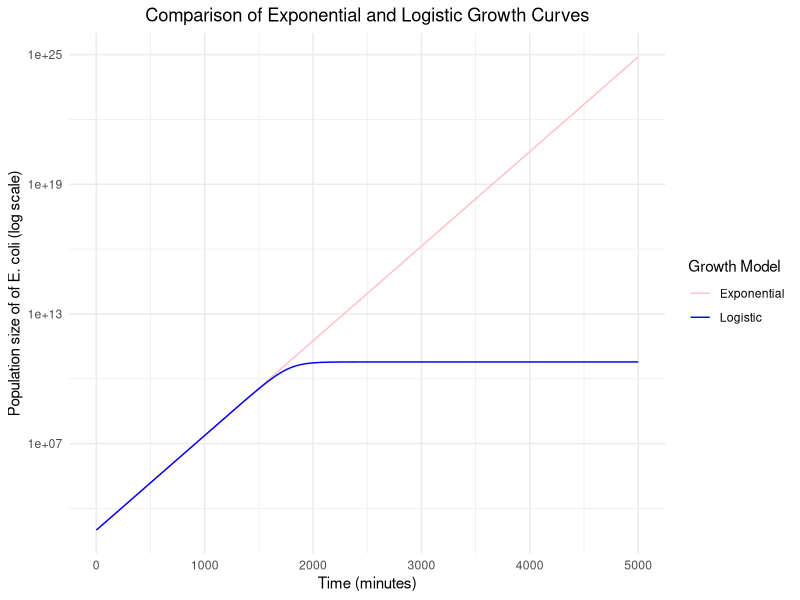

The R script that drew this image:
#Making a graph comparing exponential and logistic growth curves 

#Necessary packages
library(ggplot2)

#loading data
growth_data <- read.csv("experiment.csv")

#exponential growth function
expon_fun <- function(t) {
  N <- N0*exp(r*t)
  return(N)
}

#logistical growth function
log_fun <- function(t) {
  N <- (N0*K*exp(r*t))/(K-N0+N0*exp(r*t))
  return(N)
}

#my estimated parameters
N0 <- 985       #initial pop size
r <- 0.010086    #growth rate
K <- 6.000e+10   #carrying capacity
t <- c(1:5000)  #time

#computing values for exponential and logistic growth
exp_growth <- sapply(t, function(time) expon_fun(time))
log_growth <- sapply(t, function(time) log_fun(time))

#making a dataframe for plotting
growth_df <- data.frame(
  time = t,                 
  exponential = exp_growth, 
  logistic = log_growth)

comparison_fig <- ggplot(growth_df, aes(x = time)) +
  geom_line(aes(y = exponential, colour = "Exponential")) +
  geom_line(aes(y = logistic, colour = "Logistic")) +
  scale_colour_manual(values = c("Exponential" = "pink", "Logistic" = "blue")) +
  scale_y_log10() +  #setting y-axis to logarithmic scale
  labs(
    x = "Time (minutes)",
    y = "Population size of of E. coli (log scale)",
    colour = "Growth Model",
    title = "Comparison of Exponential and Logistic Growth Curves"
  ) +
  theme_minimal() +
  theme(plot.title = element_text(hjust = 0.5))

#displaying the plot
print(comparison_fig)

